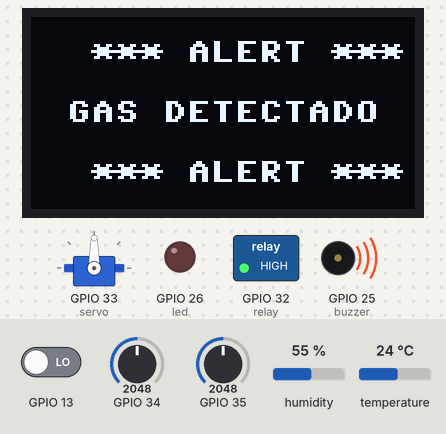
Bench run of a program on a simulated ESP32 board running MicroPython. Parts: 128×64 one-colour display, servo, switched loads named in the program (green lamp = pin HIGH), output pins drawn as LEDs (lit = HIGH), buzzer (waves = sounding, pin HIGH). Wiring (from the project's diagram.json): PIR motion sensor on GPIO 13, DHT22 sensor on GPIO 15, buzzer on GPIO 25, red LED on GPIO 26, relay on GPIO 32, servo on GPIO 33, light sensor on GPIO 34, gas sensor on GPIO 35. Inputs (shaded band) come from the test bench; at power-on: GPIO 35 = 2048, temperature 24 °C, GPIO 13 LOW, GPIO 34 = 2048, humidity 55 % (analog values on the 0–4095 scale). Servo angles are drawn from the pulse width (0.5 ms = 0°, 2.5 ms = 180°); what the program prints to the serial console is not drawn.

Above: at 1.2 s.
1.3 s: GPIO 35 set to 1936
At 2.7 s:
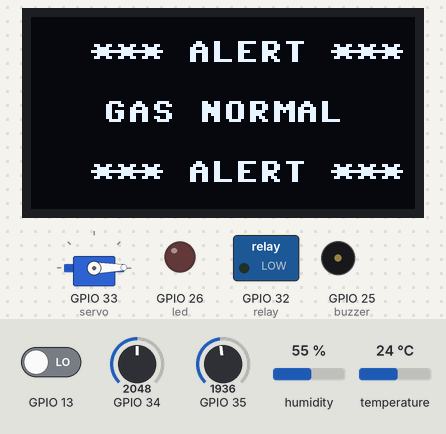
5.4 s: temperature set to 34.3 °C
At 6.8 s:
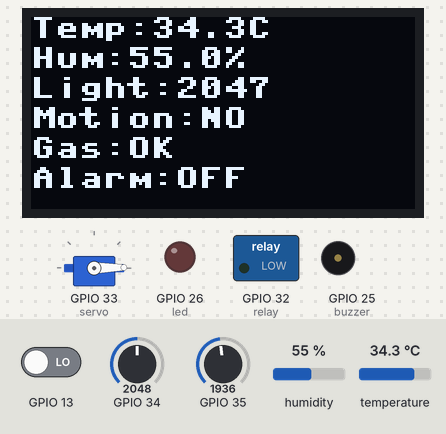
7.8 s: temperature set to 35.5 °C
At 9.4 s:
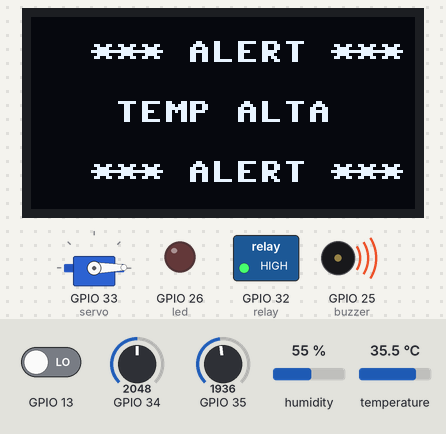
11.9 s: GPIO 13 driven HIGH
At 13.4 s:
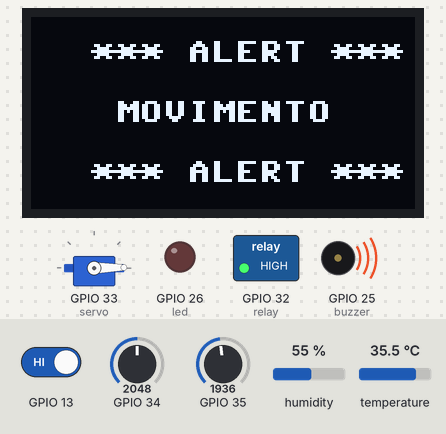
16.0 s: GPIO 35 set to 2040
At 20.0 s:
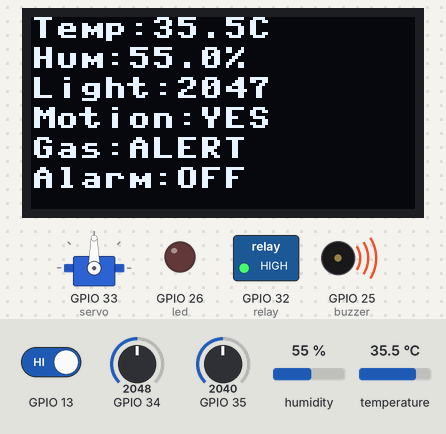
20.1 s: GPIO 13 driven LOW
At 21.6 s:
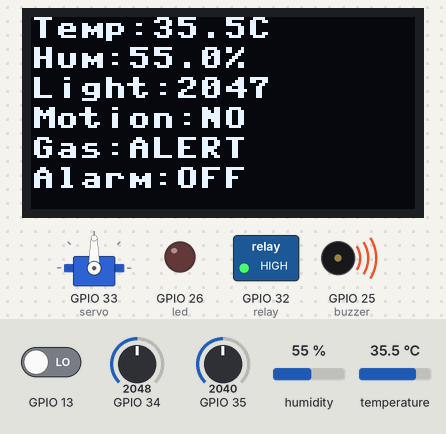
Timing chart, 0 to 23.1 s (numbered marks = the images above; inputs shaded):
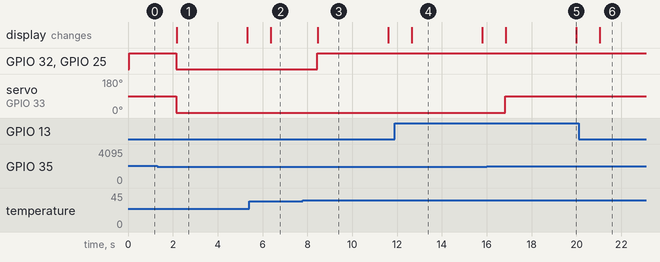

The program:

main.py
```python
from time import sleep

from sensors.dht_sensor import DHTSensor
from sensors.pir_sensor import PIRSensor
from sensors.gas_sensor import GasSensor
from sensors.ldr_sensor import LDRSensor

from observers.climate_observer import ClimateObserver
from observers.gas_observer import GasObserver
from observers.lighting_observer import LightingObserver
from observers.ventilation_observer import VentilationObserver
from observers.oled_observer import OLEDObserver

from actuators.leds import LED
from actuators.buzzer import Buzzer
from actuators.servo import Servo
from actuators.relay import Relay

from display.oled import OLEDDisplay
from core.states import SystemState

# Actors
led = LED(26)
buzzer = Buzzer(25)
servo = Servo(33)
relay = Relay(32)

# Sensors
dht = DHTSensor(15)
pir = PIRSensor(13)
gas = GasSensor(35)
ldr = LDRSensor(34)

# Display + State
oled = OLEDDisplay()
state = SystemState()

# Observers
climate = ClimateObserver(buzzer)
lighting = LightingObserver(led, ldr)
gas_observer = GasObserver(buzzer, servo)
ventilation = VentilationObserver(relay)
oled_observer = OLEDObserver(oled)

# Attach observers
dht.attach(climate)
pir.attach(lighting)
gas.attach(gas_observer)
dht.attach(ventilation)
gas.attach(ventilation)
dht.attach(oled_observer)
gas.attach(oled_observer)
pir.attach(oled_observer)

while True:
    dht.check()
    pir.check()
    gas.check()

    state.temperature = dht.temperature
    state.humidity = dht.humidity
    state.motion_detected = pir.motion_detected
    state.gas_level = gas.level
    state.light_level = ldr.read()

    oled.update(state)
    sleep(1)
```

dht_sensor.py
```python
from machine import Pin
import dht

from core.observer import Subject


class DHTSensor(Subject):
    def __init__(
        self,
        pin,
        temp_threshold=35,
        humidity_low=30,
        humidity_high=80
    ):
        super().__init__()

        self.sensor = dht.DHT22(Pin(pin))

        self.temp_threshold = temp_threshold

        self.humidity_low = humidity_low
        self.humidity_high = humidity_high

        self.high_temp_triggered = False
        self.temperature = 0
        self.humidity = 0

    def check(self):
        self.sensor.measure()

        self.temperature = self.sensor.temperature()
        self.humidity = self.sensor.humidity()

        self.notify("dht_read", {
            "temperature": self.temperature,
            "humidity": self.humidity
        })

        if self.temperature > self.temp_threshold:
            if not self.high_temp_triggered:
                self.notify("temperature_high", self.temperature)
                self.high_temp_triggered = True
        else:
            if self.high_temp_triggered:
                self.notify("temperature_normal", self.temperature)
                self.high_temp_triggered = False

        if self.humidity < self.humidity_low:
            self.notify("humidity_low", self.humidity)

        if self.humidity > self.humidity_high:
            self.notify("humidity_high", self.humidity)
```

pir_sensor.py
```python
from machine import Pin
from core.observer import Subject

class PIRSensor(Subject):
    def __init__(self, pin):
        super().__init__()

        self.sensor = Pin(pin, Pin.IN)

        self.last_state = 0
        self.motion_detected = False

    def check(self):
        current = self.sensor.value()

        if current == 1 and self.last_state == 0:
            self.motion_detected = True
            self.notify("motion_detected")
        elif current == 0 and self.last_state == 1:
            self.motion_detected = False
            self.notify("motion_clear")

        self.last_state = current
```

gas_sensor.py
```python
from machine import ADC, Pin
from core.observer import Subject

class GasSensor(Subject):
    def __init__(self, pin, threshold=2000):
        super().__init__()

        self.adc = ADC(Pin(pin))
        self.adc.atten(ADC.ATTN_11DB)

        self.threshold = threshold
        self.level = 0
        self.alert_active = False

    def check(self):
        self.level = self.adc.read()

        if self.level > self.threshold:
            if not self.alert_active:
                self.alert_active = True
                self.notify("gas_alert", self.level)
        else:
            if self.alert_active:
                self.alert_active = False
                self.notify("gas_normal", self.level)
```

ldr_sensor.py
```python
from machine import ADC, Pin

class LDRSensor:
    def __init__(self, pin):
        self.adc = ADC(Pin(pin))
        self.adc.atten(ADC.ATTN_11DB)

    def read(self):
        return 4095 - self.adc.read()
```

climate_observer.py
```python
class ClimateObserver:
    def __init__(self, buzzer):
        self.buzzer = buzzer

    def update(self, event, data):
        if event == "temperature_high":
            print("Temperatura alta:", data)

            self.buzzer.on()

        elif event == "temperature_normal":
            print("Temperatura normal:", data)

            self.buzzer.off()

        elif event == "humidity_low":
            print("Umidade baixa:", data)

        elif event == "humidity_high":
            print("Umidade alta:", data)
```

gas_observer.py
```python
class GasObserver:
    def __init__(self, buzzer, servo):
        self.buzzer = buzzer
        self.servo = servo

    def update(self, event, data):
        if event == "gas_alert":
            print("ALERTA DE GAS:", data)
            self.buzzer.on()
            self.servo.open()
        elif event == "gas_normal":
            print("GAS NORMALIZADO:", data)
            self.buzzer.off()
            self.servo.close()
```

lighting_observer.py
```python
LIGHT_THRESHOLD = 1000


class LightingObserver:
    def __init__(self, led, ldr):
        self.led = led
        self.ldr = ldr

    def update(self, event, data):
        if event == "motion_detected":
            if self.ldr.read() < LIGHT_THRESHOLD:
                self.led.on()
        elif event == "motion_clear":
            self.led.off()
```

ventilation_observer.py
```python
class VentilationObserver:
    def __init__(self, relay):
        self.relay = relay

    def update(self, event, data):
        if event == "temperature_high":
            print("Ventilacao ligada")
            self.relay.on()
        elif event == "temperature_normal":
            print("Ventilacao desligada")
            self.relay.off()
        elif event == "gas_alert":
            print("Exaustor de emergencia ligado")
            self.relay.on()
        elif event == "gas_normal":
            print("Exaustor de emergencia desligado")
            self.relay.off()
```

oled_observer.py
```python
from core.observer import Observer


class OLEDObserver(Observer):
    def __init__(self, oled):
        self.oled = oled

    def update(self, event, data):
        if event == "temperature_high":
            self.oled.alert("TEMP ALTA")
        elif event == "gas_alert":
            self.oled.alert("GAS DETECTADO")
        elif event == "gas_normal":
            self.oled.alert("GAS NORMAL")
        elif event == "motion_detected":
            self.oled.alert("MOVIMENTO")
```

leds.py
```python
from machine import Pin

class LED:
    def __init__(self, pin):
        self.led = Pin(pin, Pin.OUT)

    def on(self):
        self.led.value(1)

    def off(self):
        self.led.value(0)

    def set(self, state):
        self.led.value(state)
```

buzzer.py
```python
from machine import Pin

class Buzzer:
    def __init__(self, pin):
        self.buzzer = Pin(pin, Pin.OUT)

    def on(self):
        self.buzzer.value(1)

    def off(self):
        self.buzzer.value(0)
```

servo.py
```python
from machine import Pin, PWM

class Servo:
    def __init__(self, pin):
        self.pwm = PWM(Pin(pin), freq=50)

    def set_angle(self, angle):
        duty = int((angle / 180) * 102 + 26)
        self.pwm.duty(duty)

    def open(self):
        self.set_angle(90)

    def close(self):
        self.set_angle(0)
```

relay.py
```python
from machine import Pin


class Relay:
    def __init__(self, pin):
        self.relay = Pin(pin, Pin.OUT)

    def on(self):
        self.relay.value(1)

    def off(self):
        self.relay.value(0)
```

oled.py
```python
from machine import Pin, I2C
import ssd1306

ALERT_DURATION = 3

class OLEDDisplay:
    def __init__(self):
        i2c = I2C(0, scl=Pin(22), sda=Pin(21))
        self.display = ssd1306.SSD1306_I2C(128, 64, i2c)
        self.alert_message = None
        self.alert_countdown = 0

    def update(self, state):
        self.display.fill(0)

        if self.alert_countdown > 0:
            x = (128 - len(self.alert_message) * 8) // 2
            self.display.text("*** ALERT ***", 20, 8)
            self.display.text(self.alert_message, x, 28)
            self.display.text("*** ALERT ***", 20, 48)
            self.alert_countdown -= 1
        else:
            self.alert_message = None
            self.display.text("Temp:{}C".format(state.temperature), 0, 0)
            self.display.text("Hum:{}%".format(state.humidity), 0, 10)
            self.display.text("Light:{}".format(state.light_level), 0, 20)
            motion = "YES" if state.motion_detected else "NO"
            self.display.text("Motion:{}".format(motion), 0, 30)
            gas = "ALERT" if state.gas_level > 2000 else "OK"
            self.display.text("Gas:{}".format(gas), 0, 40)
            alarm = "ON" if state.alarm_active else "OFF"
            self.display.text("Alarm:{}".format(alarm), 0, 50)

        self.display.show()

    def alert(self, message):
        self.alert_message = message
        self.alert_countdown = ALERT_DURATION
```

states.py
```python
class SystemState:
    def __init__(self):
        self.temperature = 0
        self.humidity = 0

        self.motion_detected = False

        self.light_level = 0
        self.gas_level = 0

        self.led_room = False
        self.led_bedroom = False

        self.alarm_active = False
        self.security_mode = True

        self.door_open = False
```

observer.py
```python
class Observer:
    def update(self, event, data):
        pass


class Subject:
    def __init__(self):
        self.observers = []

    def attach(self, observer):
        self.observers.append(observer)

    def notify(self, event, data=None):
        for observer in self.observers:
            observer.update(event, data)
```

Measured:
- the behaviour switches between 2001 and 2000 on GPIO 35 (found by bisection; images 0 and 1)
- the behaviour switches between 35 and 35.1 °C on temperature (found by bisection; images 2 and 3)
- after the input at 1.3 s, GPIO 32 (relay), GPIO 25 (buzzer): HIGH → LOW after 0.85 s; servo on GPIO 33 (servo): 90° → 1° after 0.85 s; the display: changes after 0.88 s (image 1)
- after the input at 5.4 s, the display: changes after 0.97 s (image 2)
- after the input at 7.8 s, GPIO 32 (relay), GPIO 25 (buzzer): LOW → HIGH after 0.64 s; the display: changes after 0.66 s (image 3)
- after the input at 11.9 s, the display: changes after 0.75 s (image 4)
- after the input at 16.0 s, servo on GPIO 33 (servo): 1° → 90° after 0.82 s; the display: first changes after 0.84 s (image 5 shows a later state)
- after the input at 20.1 s, the display: changes after 0.93 s (image 6)
